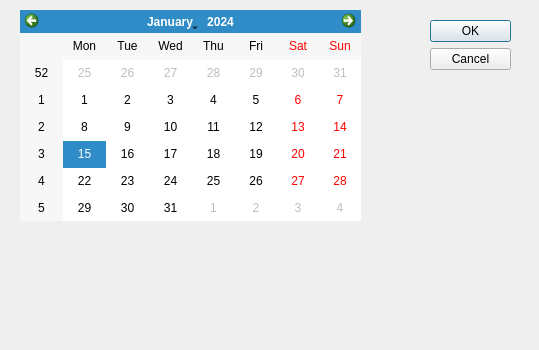
<?xml version="1.0" encoding="UTF-8"?>
<ui version="4.0">
 <class>Calendar</class>
 <widget class="QDialog" name="Calendar">
  <property name="geometry">
   <rect>
    <x>0</x>
    <y>0</y>
    <width>539</width>
    <height>350</height>
   </rect>
  </property>
  <property name="windowTitle">
   <string>Dialog</string>
  </property>
  <widget class="QDialogButtonBox" name="buttonBox">
   <property name="geometry">
    <rect>
     <x>430</x>
     <y>20</y>
     <width>81</width>
     <height>241</height>
    </rect>
   </property>
   <property name="orientation">
    <enum>Qt::Vertical</enum>
   </property>
   <property name="standardButtons">
    <set>QDialogButtonBox::Cancel|QDialogButtonBox::Ok</set>
   </property>
  </widget>
  <widget class="QCalendarWidget" name="calendarWidget">
   <property name="geometry">
    <rect>
     <x>20</x>
     <y>10</y>
     <width>341</width>
     <height>211</height>
    </rect>
   </property>
  </widget>
 </widget>
 <resources/>
 <connections>
  <connection>
   <sender>buttonBox</sender>
   <signal>accepted()</signal>
   <receiver>Calendar</receiver>
   <slot>accept()</slot>
   <hints>
    <hint type="sourcelabel">
     <x>248</x>
     <y>254</y>
    </hint>
    <hint type="destinationlabel">
     <x>157</x>
     <y>274</y>
    </hint>
   </hints>
  </connection>
  <connection>
   <sender>buttonBox</sender>
   <signal>rejected()</signal>
   <receiver>Calendar</receiver>
   <slot>reject()</slot>
   <hints>
    <hint type="sourcelabel">
     <x>316</x>
     <y>260</y>
    </hint>
    <hint type="destinationlabel">
     <x>286</x>
     <y>274</y>
    </hint>
   </hints>
  </connection>
 </connections>
</ui>
